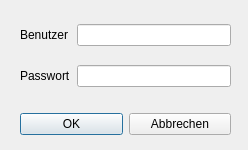
<?xml version="1.0" encoding="UTF-8"?>
<ui version="4.0">
 <class>Dialog_login</class>
 <widget class="QDialog" name="Dialog_login">
  <property name="geometry">
   <rect>
    <x>0</x>
    <y>0</y>
    <width>248</width>
    <height>150</height>
   </rect>
  </property>
  <property name="windowTitle">
   <string>Login</string>
  </property>
  <widget class="QWidget" name="">
   <property name="geometry">
    <rect>
     <x>20</x>
     <y>11</y>
     <width>211</width>
     <height>91</height>
    </rect>
   </property>
   <layout class="QGridLayout" name="gridLayout">
    <item row="0" column="0">
     <widget class="QLabel" name="label_user">
      <property name="text">
       <string>Benutzer</string>
      </property>
     </widget>
    </item>
    <item row="0" column="1">
     <widget class="QLineEdit" name="lineEdit_user"/>
    </item>
    <item row="1" column="0">
     <widget class="QLabel" name="label_pwd">
      <property name="text">
       <string>Passwort</string>
      </property>
     </widget>
    </item>
    <item row="1" column="1">
     <widget class="QLineEdit" name="lineEdit_pwd"/>
    </item>
   </layout>
  </widget>
  <widget class="QWidget" name="">
   <property name="geometry">
    <rect>
     <x>20</x>
     <y>110</y>
     <width>211</width>
     <height>29</height>
    </rect>
   </property>
   <layout class="QHBoxLayout" name="horizontalLayout">
    <item>
     <widget class="QPushButton" name="pushButton_ok">
      <property name="text">
       <string>OK</string>
      </property>
     </widget>
    </item>
    <item>
     <widget class="QPushButton" name="pushButton_cancel">
      <property name="text">
       <string>Abbrechen</string>
      </property>
     </widget>
    </item>
   </layout>
  </widget>
 </widget>
 <resources/>
 <connections/>
</ui>
